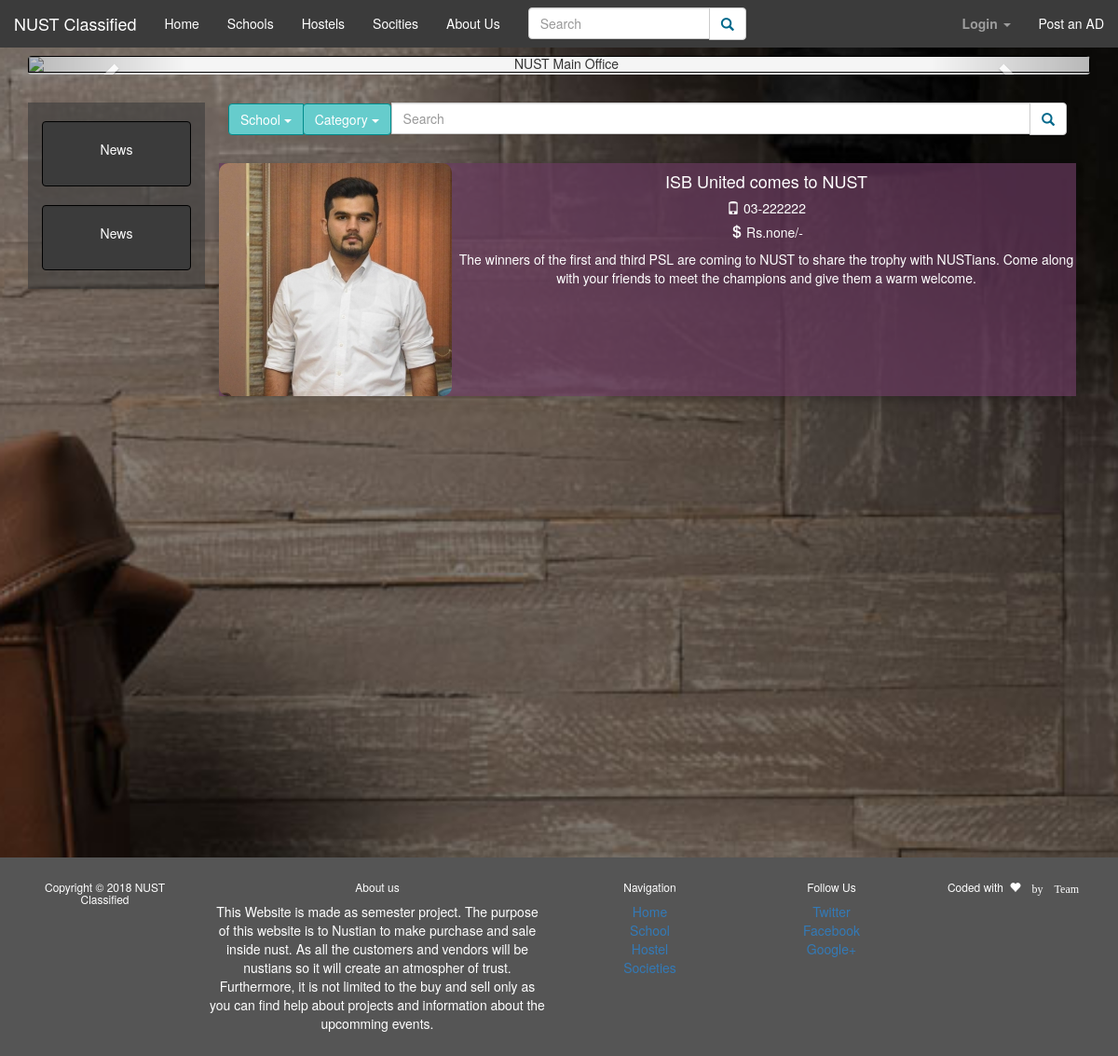
Page /nbs.php on the committed database.
### tables this page shows
CREATE TABLE IF NOT EXISTS `addata` (
  `id` int(50) NOT NULL AUTO_INCREMENT,
  `name` varchar(50) NOT NULL,
  `email` varchar(100) NOT NULL,
  `phone` varchar(50) NOT NULL,
  `target` varchar(50) NOT NULL,
  `category` varchar(50) NOT NULL,
  `title` varchar(50) NOT NULL,
  `price` varchar(30) NOT NULL,
  `content` varchar(2000) NOT NULL,
  `picture` varchar(255) NOT NULL,
  PRIMARY KEY (`id`)
);

### nbs.php (the view, shortened to what this page needs)
<?php
include(".\config\config.php");
$result = mysqli_query($mysqli, "SELECT * FROM `addata` WHERE target = 'nbs' ORDER BY category ASC, id DESC");
?>
<!DOCTYPE html>
<html lang="en">
<head>
  <link rel="stylesheet" href="https://maxcdn.bootstrapcdn.com/bootstrap/3.3.7/css/bootstrap.min.css">
  <link rel="stylesheet" href="css/style.css">
</head>
<body style="background-image: url('photos/nbs-bg.jpg'); background-repeat: no-repeat; background-position: center center;background-size: cover; background-attachment: fixed; ">
<nav class="navbar navbar-inverse nbs-color navbar-fixed-top">
        <div class="container-fluid">
            <div class="navbar-header">
                <a href="home.php" class ="navbar-brand" style="color: #FFFFFF"> NUST Classified </a>
            </div>
            <div class="collapse navbar-collapse" id="mainNavBar">
                <ul class="nav navbar-nav">
                    <li><a href="home.php" style="color: #FFFFFF">Home</a></li>
                    <li><a href="schools.php" style="color: #FFFFFF">Schools</a></li>
                    <li><a href="hostel.php" style="color: #FFFFFF">Hostels</a></li>
					          <li><a href="#" style="color: #FFFFFF">Socities</a></li>
					          <li><a href="about-us.php" style="color: #FFFFFF">About Us</a></li>
					<li>
       				<form class="navbar-form" role="search" method="get" action="search.php">
        				<div class="input-group">
            				<input type="text" class="form-control" placeholder="Search" name="srch-term" id="srch-term">
            					<div class="input-group-btn">
                					<button class="btn btn-default" type="submit"><i style="color: #00688B" class="glyphicon glyphicon-search"></i></button>
            					</div>
        				</div>
        			</form>
					</li>
                </ul>
     <ul class="nav navbar-nav navbar-right">
          <?php
		  if(!isset($_SESSION['email'])){
		  echo '<li class="dropdown">
                      <a href="#" class="dropdown-toggle" data-toggle="dropdown"><b class="color-blue">Login</b> <span class="caret"></span></a>
           </li>
		  ';}
		  ?>
           <li class="dropdown">
            <a href="form.php" class="dropdown-toggle" style="color: white;">
              Post an AD
            </a>
          </li>
        </ul>
    </div>
  </div>
</nav>
<div class="container-fluid text-center" >
  <div class="row content">
  <br/>
  <br/>
  <div class="col-sm-12">
  <br/>
  <div id="myCarousel" class="carousel slide well seecs-carousel" data-ride="carousel">
  <div class="carousel-inner sliding-divs">
    <div class="item active">
      <img src="photos/nbs-sliding.jpg" alt="NUST Main Office">
    </div>
  </div>
  <a class="left carousel-control" href="#myCarousel" data-slide="prev">
    <span class="glyphicon glyphicon-chevron-left"></span>
  </a>
  <a class="right carousel-control" href="#myCarousel" data-slide="next">
    <span class="glyphicon glyphicon-chevron-right"></span>
  </a>
</div>
     <div class="col-sm-2 sidenav" style="background: rgba(59,59,59, 0.6); height: 100%">
  	<div class="well nbs-color">
        <p>News</p>
      </div>
      <div class="well nbs-color">
        <p>News</p>
      </div>
    </div>
<div class= "col-sm-10">
<?php
  include("searchbuttons.php");
?>
      <?php
        while($res = mysqli_fetch_array($result)){
          echo "<a href = \"result.php?id=".$res['id']."\"> <div class=\"nbs-result-card ".$res['category']."\">
        <div class=\"nbs-result-image\">
          <img src=\"".$res['picture']."\">
        </div>
            <div class=\"nbs-result-content\">
          <h4>".$res['title']."</h4>
                <h5><span class=\"glyphicon glyphicon-phone\"></span> ".$res['phone']."</h5>
                <h5><span class=\"glyphicon glyphicon-usd\"></span>  Rs.".$res['price']."/-</h5>
          <p>".$res['content']."</p>
            </div>
      </div></a>";
        }
      ?>
    </div>
  </div>
</div>
<div class="row content"></div>
</div>
<?php
  include("footer.php");
?>
</body>
</html>

### css/style.css (style rules this page uses)
* { box-sizing: border-box; }
.glyphicon { line-height: unset; }
.events { background-color: rgba(104,58,94,0.7); }
.nbs-color { background-color: #3B3B3B; color: white; border-color: #000000; }
.nbs-result-card { box-shadow: 0 4px 8px 0 rgba(0,0,0,0.2); transition: 0.3s; width: 100%; margin-top:30px; margin-bottom:15px; clear:both; overflow-y: hidden; text-overflow: ellipsis; }
.nbs-result-content { color: white; }
.nbs-result-image img { width: 100%; min-height: 100%; display: block; object-position: 50% 50%; margin: auto; object-fit: cover; vertical-align: middle!important; }
.nbs-result-image { overflow: hidden; float: left; border-radius: 10px; margin-right: 5px; }
.navbar { margin-bottom: 0; border-radius: 0; border: none; }
.seecs-carousel { padding: 0; border: none; overflow: hidden; }
.item { width: 100%; overflow: hidden; border: 1px solid black; }
.item img { width: 100%; min-height: 100%; display: block; object-position: 50% 50%; margin: auto; object-fit: cover; vertical-align: middle!important; }
.sliding-divs { width: 100%; overflow: hidden; }
.navbar { margin-bottom: 0; border-radius: 0; }
.row.content { height: 450px }
.sidenav { padding-top: 20px; margin-top:10px; background-color:rgba(241,241,241,0.7); height: 100%; }
.navbar-brand { color:#ffffff; }
.row { margin-right: 0px; margin-left: 0px; }
input[type=text], select, textarea { width: 100%; padding: 12px; border: 1px solid #ccc; border-radius: 4px; resize: vertical; }
.row:after { content: ""; display: table; clear: both; }

### rows in the picture
addata: picture (picture), title "ISB United comes to NUST", phone "03-222222", price "none", content "The winners of the first and third PSL are coming to NUST to share the trophy with NUSTians. Come along with your friends to meet the champions and give them a warm welcome."
